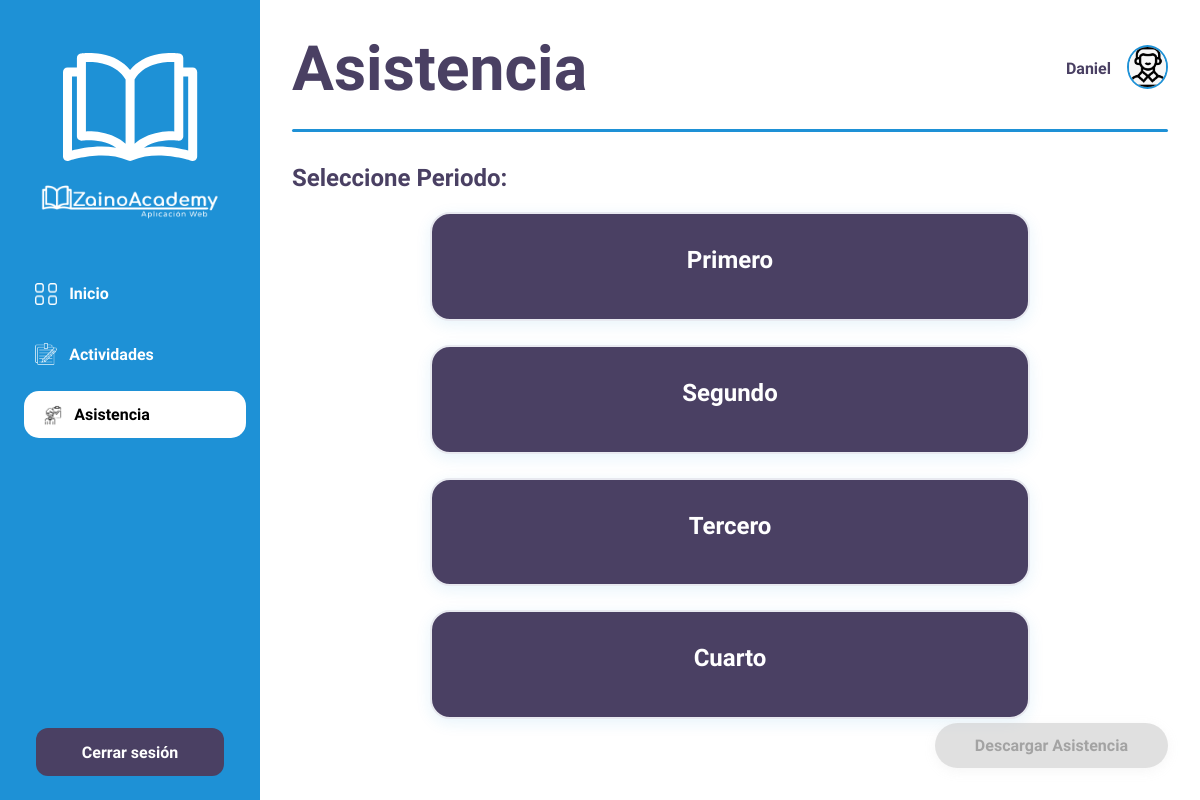
/acudientes/asistencia_list/ (signed in), run on an earlier commit of the app's database.
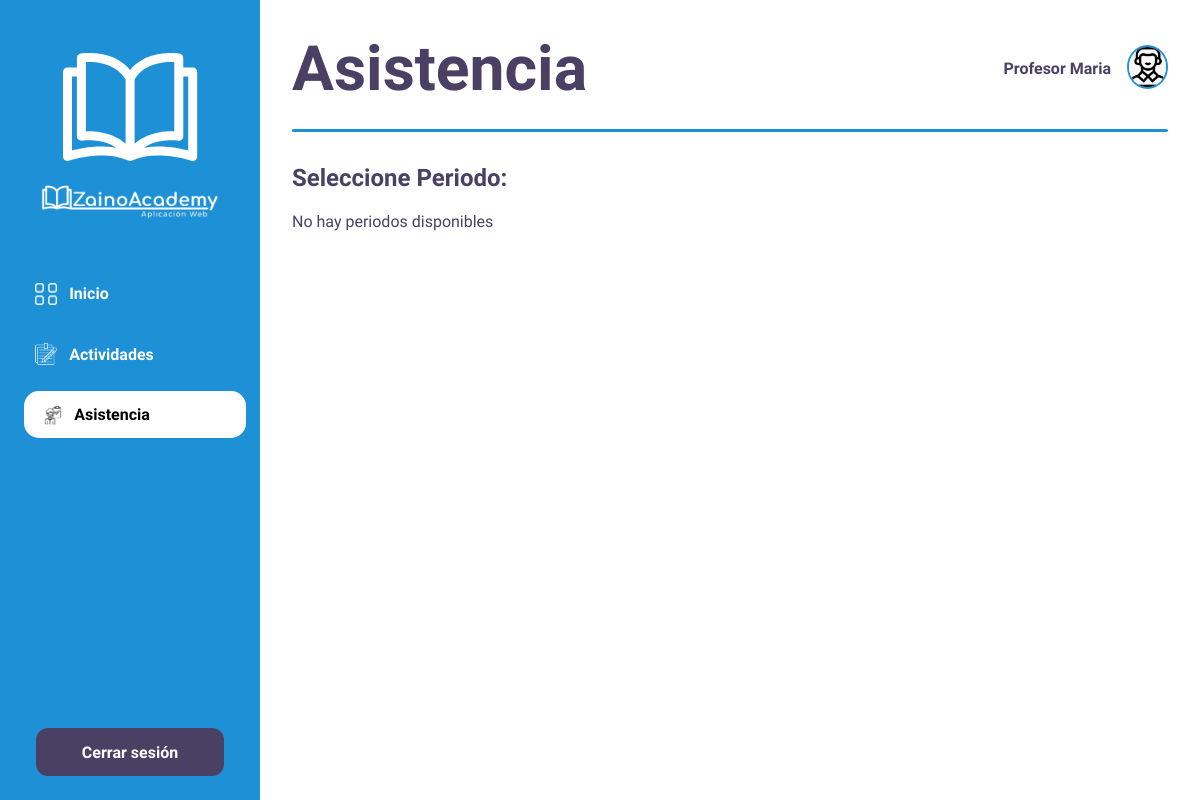
And on a later commit of the database.
### zainoAcademy_app/models.py (models this page shows, shortened)
class Usuario(models.Model):
    Us_id = models.AutoField(primary_key=True)
    Us_nombre = models.CharField(max_length=30)
    Us_contraseña = models.CharField(max_length=30)
    fecha_registro = models.DateField(auto_now_add=True)
    documento = models.CharField(max_length=30)
    GENERO_CHOICES = [
        ('masculino', 'Masculino'),
        ('femenino', 'Femenino'),
        ('otro', 'Otro'),
        ('prefiero_no_decir', 'Prefiero no decir'),
    ]
    genero = models.CharField(
        max_length=30,
        choices=GENERO_CHOICES,
        blank=False
    )
    correo = models.EmailField(unique=True, null=True, blank=True)
    foto_perfil_usuario = models.ImageField(upload_to='fotos_perfil/', null=True, blank=True)
    TipoUsuario = models.ForeignKey(TipoUsuario, on_delete=models.CASCADE)
    class Meta:
        db_table = 'usuario'

class Periodo(models.Model):
    Per_id = models.AutoField(primary_key=True)
    Per_nombre = models.CharField(max_length=30)
    class Meta:
        db_table = 'periodo'

### zainoAcademy_app/views.py (the view)
# urls.py: path('acudientes/asistencia_list/', views.asistencia_list_acudientes, name='asistencia_list_acudientes'),
def asistencia_list_acudientes(request):
    usuario = get_usuario_from_session(request)
    if not usuario:
        return redirect('login')
    try:
        acudiente = Acudiente.objects.get(Usuario_Us=usuario)
        estudiantes = acudiente.Estudiantes_Est.all()
    except Acudiente.DoesNotExist:
        estudiantes = []
    periodos = Periodo.objects.all()  # 👈 para listar
    return render(request, 'acudientes/asistencia_list_acudientes.html', {
        'usuario': usuario,
        'estudiantes': estudiantes,
        'periodos': periodos,
    })

### zainoAcademy_app/views.py (called while the page is built)
def get_usuario_from_session(request):
    usuario_id = request.session.get('usuario_id')
    if usuario_id:
        try:
            return Usuario.objects.get(Us_id=usuario_id)
        except Usuario.DoesNotExist:
            return None
    return None

### zainoAcademy_app/templates/acudientes/asistencia_list_acudientes.html (shortened to what this page needs)
<!DOCTYPE html>
{% load static %}
<html lang="es">
<head>
    <link rel="stylesheet" href="{% static 'css/acudientes/asistencia_list_acudientes.css' %}">
</head>
<body class="dashboard-page">
    <aside class="sidebar">
        <div class="logo">
            <a href="{% url 'dashboard_acudientes' %}"><img src="{% static 'images/acudientes/Favicon.png' %}" alt="Logo Libro"/></a>
            <a href="{% url 'dashboard_acudientes' %}"><img src="{% static 'images/acudientes/LogoNormal-removebg-preview.png' %}" alt="Logo Zaino Academy" /></a>
        </div>
        <nav>
            <ul class="nav-list">
                <li><a href="{% url 'dashboard_acudientes' %}" class="nav-item">
                    <img src="{% static 'images/acudientes/inicio.png' %}" class="nav-icon" alt="Inicio"> Inicio
                </a></li>
                <li><a href="{% url 'actividades_acudientes' %}" class="nav-item">
                    <img src="{% static 'images/acudientes/actividades.png' %}" class="nav-icon" alt="Actividades"> Actividades
                </a></li>
                <li><a href="{% url 'asistencia_acudientes' %}" class="nav-item active">
                    <img src="{% static 'images/acudientes/asistencia.png' %}" class="nav-icon" alt="Asistencia"> Asistencia
                </a></li>
            </ul>
        </nav>
        <div class="logout-container">
            <form method="POST" action="{% url 'login' %}">
                <button type="button" class="logout-btn" onclick="openModal()">Cerrar sesión</button>
            </form>
        </div>
    </aside>
    <main class="main-content">
        <header class="page-header">
            <h1 class="page-title">Asistencia</h1>
            <div class="header-icons">
                <span class="user-name">{{ usuario.Us_nombre }}</span>
                <a href="{% url 'editar_perfil_acudientes' %}">
                    <img src="{% static 'images/acudientes/perfil.png' %}" class="user-avatar" alt="Perfil">
                </a>
            </div>
        </header>
        <div class="divider-line"></div>
        <div class="asistencia-content">
            <h2 class="section-title">Seleccione Periodo:</h2>
            {% if periodos %}
                <div class="periodos-container">
                    {% for periodo in periodos %}
                        <div class="periodo-card" onclick="selectPeriodo('{{ periodo.Per_id }}')" data-periodo-id="{{ periodo.Per_id }}">
                            <h3 class="periodo-name">{{ periodo.Per_nombre }}</h3>
                        </div>
                    {% endfor %}
                </div>
                <div class="descargar-container">
                    <button id="descargar-btn" class="btn-pdf" disabled onclick="descargarReporte()">
                        Descargar Asistencia
                    </button>
                </div>
            {% else %}
                <p>No hay periodos disponibles</p>
            {% endif %}
        </div>
    </main>
</body>
</html>

### static/css/acudientes/asistencia_list_acudientes.css (style rules this page uses)
* { box-sizing: border-box; margin: 0; padding: 0; }
html, body { height: 100%; }
.dashboard-page { font-family: "Comfortaa", sans-serif; background-color: #f5f6fa; display: flex; min-height: 100vh; color: #4a4063; overflow-x: hidden; }
.sidebar { width: 260px; background-color: #1e91d6; padding: 2rem 1.2rem; color: #fff; position: fixed; top: 0; left: 0; bottom: 0; overflow-y: auto; z-index: 100; }
.logo { text-align: center; margin-bottom: 3rem; }
.logo img { max-width: 180px; display: block; margin-left: auto; margin-right: auto; filter: brightness(0) invert(1); }
.nav-list { list-style: none; padding: 0; }
.nav-item { display: flex; align-items: center; padding: 0.8rem 1rem; font-size: 1rem; font-weight: 600; border-radius: 15px; transition: all 0.3s ease; text-decoration: none; color: #fff; margin-bottom: 0.8rem; }
.nav-item:hover, .nav-item.active { background-color: #ffffff; color: #000000; transform: translateX(5px); }
.nav-item img.nav-icon { width: 22px; height: 22px; margin-right: 12px; filter: brightness(0) invert(1); transition: filter 0.3s ease; }
.nav-item:hover img.nav-icon, .nav-item.active img.nav-icon { filter:invert(); }
.logout-container { position: absolute; bottom: 1.5rem; left: 1.2rem; right: 1.2rem; text-align: center; }
.logout-btn { display: inline-block; width: 85%; background-color: #4a4063; color: #fff; padding: 0.9rem 1.2rem; border-radius: 12px; font-weight: 600; font-family: "Comfortaa", sans-serif; font-size: 1rem; border: none; cursor: pointer; transition: background 0.3s ease, transform 0.2s ease; }
.main-content { margin-left: 260px; width: calc(100% - 260px); padding: 2rem; background-color: #ffffff; min-height: 100vh; overflow-x: hidden; }
.page-header { display: flex; justify-content: space-between; align-items: center; margin-bottom: 1.5rem; }
.page-title { font-size: 3.9rem; font-weight: bold; color: #4a4063; font-family: 'Comfortaa', sans-serif; }
.header-icons { display: flex; align-items: center; gap: 1rem; }
.user-name { font-weight: 600; font-size: 1rem; color: #4a4063; }
.user-avatar { width: 41px; height: 44px; border-radius: 50%; object-fit: cover; cursor: pointer; border: 2px solid #1e91d6; transition: transform 0.2s ease, border-color 0.2s ease; }
.divider-line { width: 100%; height: 3px; background: #1e91d6; margin: 1rem 0 2rem; border-radius: 2px; }
.asistencia-content { margin-top: 10px; text-align: left; }
.section-title { font-size: 1.5rem; font-weight: 700; color: #4a4063; margin-bottom: 20px; font-weight: 600; }

What changed in the data, as far as the page shows it:
removed Periodo: Per_nombre "Primero"
removed Periodo: Per_nombre "Segundo"
removed Periodo: Per_nombre "Tercero"
removed Periodo: Per_nombre "Cuarto"
changed Usuario: Us_nombre "Daniel" → "Profesor Maria"
Also different on the page:
text no longer shown: "Descargar Asistencia"
text now shown: "No hay periodos disponibles"
